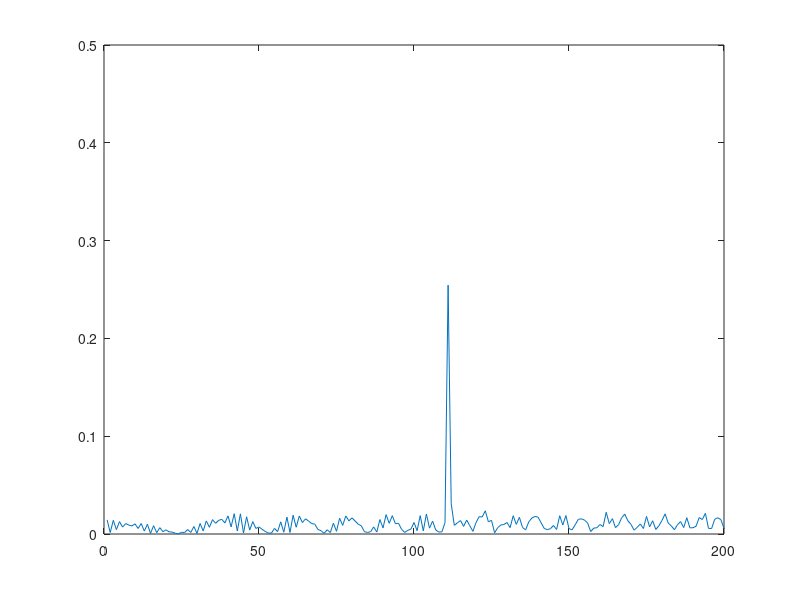
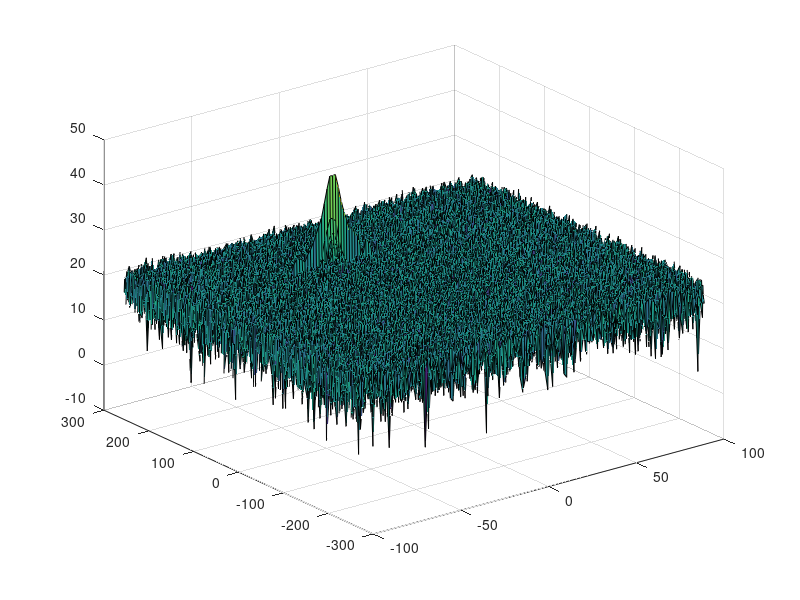
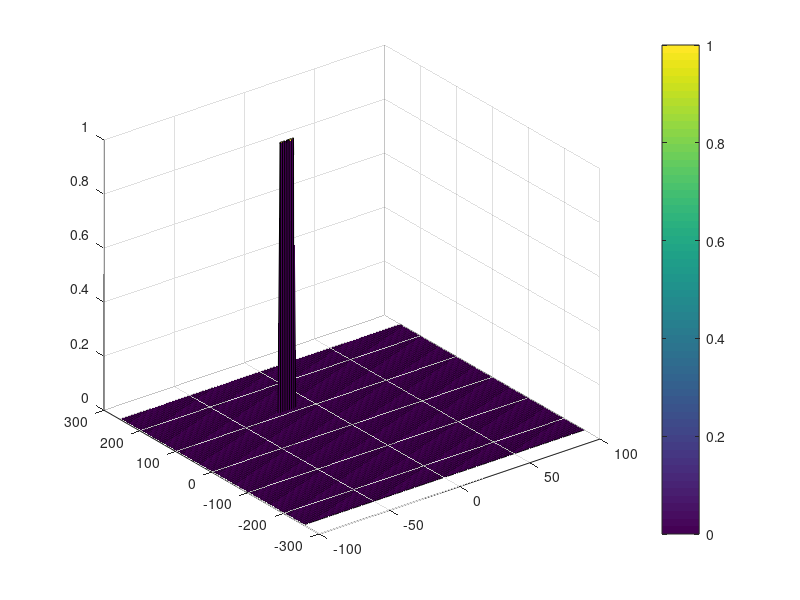

MATLAB code for these plots, in order:
%% Radar Target Generation and Detection
% Udacity Sensor Fusion, Project 4

clear; close all; clc;

%% Physical constants

% Let speed of light = 3e8
c = 3e8;

%% Radar specifications 

% Frequency of operation = 77 GHz
fc = 77e9;  % Carrier frequency, Hz

% Max range = 200 m
maxRange = 200;

% Range resolution = 1 m
rangeResolution = 1;

% Max velocity = 100 m/s
maxVelocity = 100;

% In general, for an FMCW radar system, the sweep time should be at least
% five to six times the round trip time.
rttScale = 5.5;

%% User defined range and velocity of simulated target

R = 110;  % Initial position
v = -20;  % Initial velocity, remains contant

%% FMCW waveform generation

% Design the FMCW waveform by giving the specs of each of its parameters:
% calculate the chirp's bandwidth (B), time (Tchirp), and slope (slope).
B = c / (2 * rangeResolution);
Tchirp = rttScale * (2 * maxRange / c);  % scale factor on round-trip time 
slope =  B / Tchirp;
                                                          
% The number of chirps in one sequence. It's ideal to have 2^value for ease
% of running FFT for Doppler estimation. 
Nd = 128;  % # of doppler cells OR # of sent periods % number of chirps

% The number of samples on each chirp. 
Nr = 1024;  % for length of time OR # of range cells

% Timestamp for running the displacement scenario for every sample.
t = linspace(0, Nd * Tchirp, Nr * Nd); % total time for samples
L = Nr * Nd;

% Creating vectors for Tx, Rx, and Mix based on the total samples input.
Tx = zeros(1, length(t));  % transmitted signal
Rx = zeros(1, length(t));  % received signal
Mix = zeros(1, length(t));  % beat signal

% Similar vectors for range_covered and time delay.
r_t = zeros(1, length(t));
td = zeros(1, length(t));

%% Signal generation and moving target simulation

% For each time stamp update the range of the target for constant velocity. 
for i = 1:length(t)

    % Time delay for round trip on this iteration, given constant velocity.
    tau = 2* (R + t(i) * v) / c;  % seconds
    
    % For each sample we need update the transmitted and received signal. 
    Tx(i) = cos(2 * pi * (fc * t(i) + slope * t(i)^2 / 2));
    Rx(i) = cos(2 * pi * (fc * (t(i) - tau) + slope * (t(i) - tau)^2 / 2));
    
    % Now by mixing the transmit and receive, generate the beat signal by
    % element-wise matrix multiplication of the tx/rx signals.
    Mix(i) = Tx(i) * Rx(i);
end

%% Range measurement

% Reshape the vector into a Nr x Nd array. Nr and Nd here would also define
% the size of range and Doppler FFT respectively.
beat = reshape(Mix, [Nr, Nd]);

% Run FFT on the beat signal along range bins dimension (Nr) and normalize.
signal_fft = fft(beat) / Nr;

% Take the absolute value of FFT output
abs_fft = abs(signal_fft);

% Output of FFT is a double sided signal, but we are interested in only one
% side of the spectrum. Hence we throw out half of the samples.
one_side_fft = abs_fft(1 : Nr / 2);

% Plotting the range using the output of first FFT
figure('Name', 'Range from first FFT');
plot(one_side_fft);
axis([0 200 0 0.5]);

%% Range Doppler response

% The 2D FFT implementation is already provided here. This will run a 2DFFT
% on the mixed signal (beat signal) output and generate a range doppler
% map. You will implement CFAR on the generated RDM.

% Range Doppler Map Generation

% The output of the 2D FFT is an image that has reponse in the range and
% doppler FFT bins. So, it is important to convert the axis from bin sizes
% to range and doppler based on their Mix values.

Mix = reshape(Mix, [Nr Nd]);

% 2D FFT using the FFT size for both dimensions.
sig_fft2 = fft2(Mix, Nr, Nd);

% Taking just one side of signal from Range dimension.
sig_fft2 = sig_fft2(1 : Nr/2, 1 : Nd);
sig_fft2 = fftshift(sig_fft2);
RDM = abs(sig_fft2);
RDM = 10 * log10(RDM);

% Use the surf function to plot the output of 2D FFT as a 3D surface.
doppler_axis = linspace(-100, 100, Nd);
range_axis = linspace(-200, 200, Nr/2) * (Nr/2 / 400);
figure('Name', '2D FFT range Doppler response');
surf(doppler_axis, range_axis, RDM);

%% CFAR implementation

% Slide window through the complete range Doppler map

% Select the number of training cells in both the dimensions.
Tr = 12;  % Training (range dimension)
Td = 3;  % Training cells (doppler dimension)

% Select the number of guard cells in both dimensions around the Cell Under 
% Test (CUT) for accurate estimation.
Gr = 4;  % Guard cells (range dimension)
Gd = 1;  % Guard cells (doppler dimension)

% Offset the threshold by SNR value in dB
offset = 15;

% Calculate the total number of training and guard cells
N_guard = (2 * Gr + 1) * (2 * Gd + 1) - 1;  % Remove CUT
N_training = (2 * Tr + 2 * Gr + 1) * (2 * Td + 2 * Gd + 1) - (N_guard + 1);

% Create a vector to store noise_level for each iteration on training cells
% noise_level = zeros(1,1);

% Design a loop such that it slides the CUT across range doppler map by
% giving margins at the edges for training and guard cells. For every
% iteration sum the signal level within all the training cells. To sum
% convert the value from logarithmic to linear using the db2pow function.
% Average the summed values for all of the training cells used. After
% averaging convert it back to logarithimic using pow2db. Further, add the
% offset to it to determine the threshold. Next, compare the signal under
% CUT with this threshold. If the CUT level > threshold assign it a value
% of 1, else equate it to 0.

CFAR = zeros(size(RDM));

% Use RDM[x,y] from the output of 2D FFT above for implementing CFAR
for range_index = Tr + Gr + 1 : Nr/2 - Tr - Gr
    for doppler_index = Td + Gd + 1 : Nd - Td - Gd
        % Slice the entire window
        training = RDM(range_index - Tr - Gr : range_index + Tr + Gr, ...
                       doppler_index - Td - Gd : doppler_index + Td + Gd);
        % Set all non-training cells to zero
        training(range_index - Gr : range_index + Gr, ...
                 doppler_index - Gd : doppler_index + Gd) = 0;
        % Convert decibel measurements to power
        training = db2pow(training);
        % Calculate the training mean
        training = sum(training) / N_training;
        % Revert average power to decibels
        training = pow2db(training);
        % Use the offset to determine the SNR threshold
        threshold = training + offset;
        % Apply the threshold to the CUT
        if RDM(range_index, doppler_index) > threshold
            CFAR(range_index, doppler_index) = 1;
        end
    end
end

% The process above will generate a thresholded block, which is smaller 
% than the Range Doppler Map as the CUT cannot be located at the edges of
% the matrix. Hence, a few cells will not be thresholded. To keep the map
% size the same, set those values to 0.

% Display the CFAR output using the surf function as we did for RDM above.
figure('Name', '2D CFAR applied to range doppler map (RDM)');
surf(doppler_axis, range_axis, CFAR);
colorbar;
